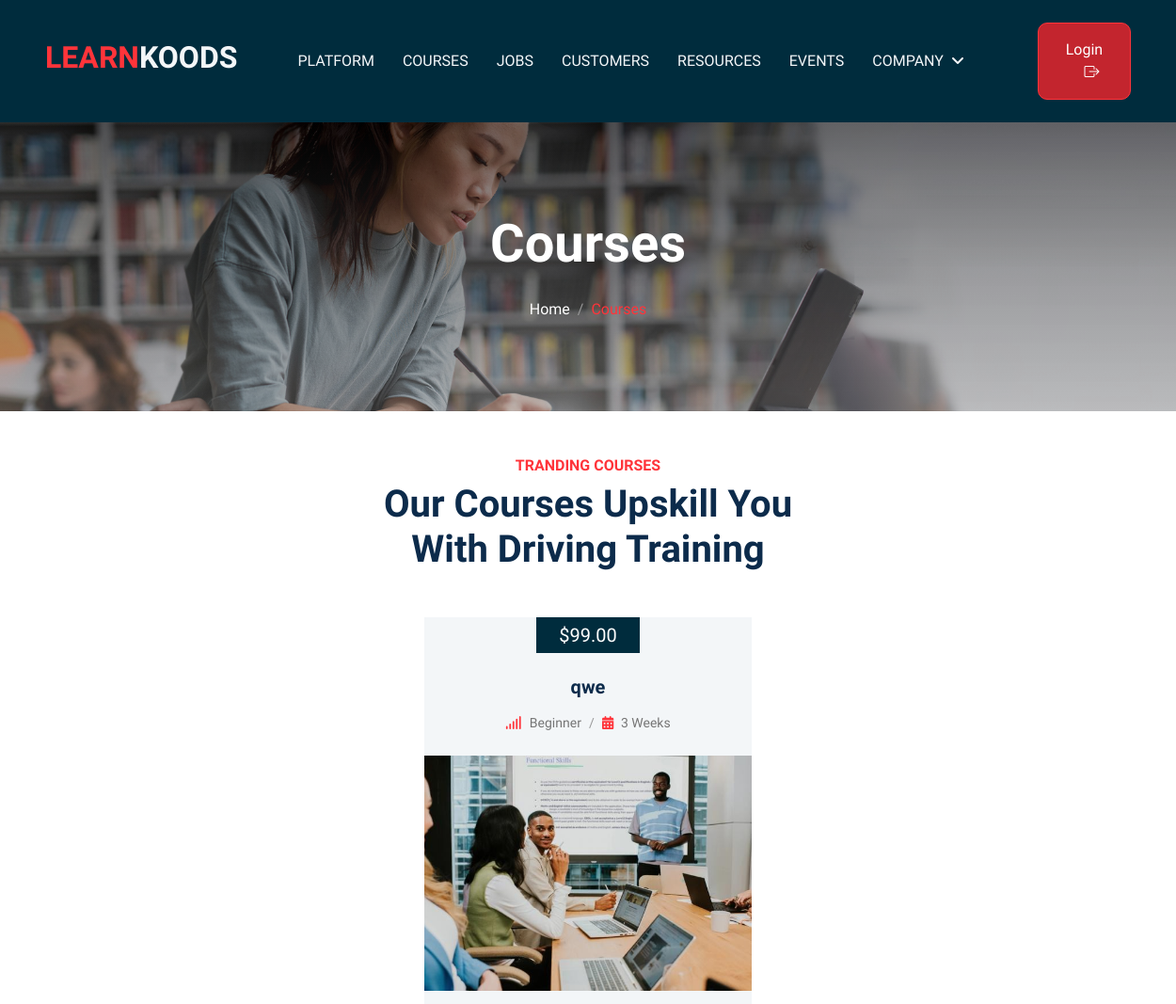
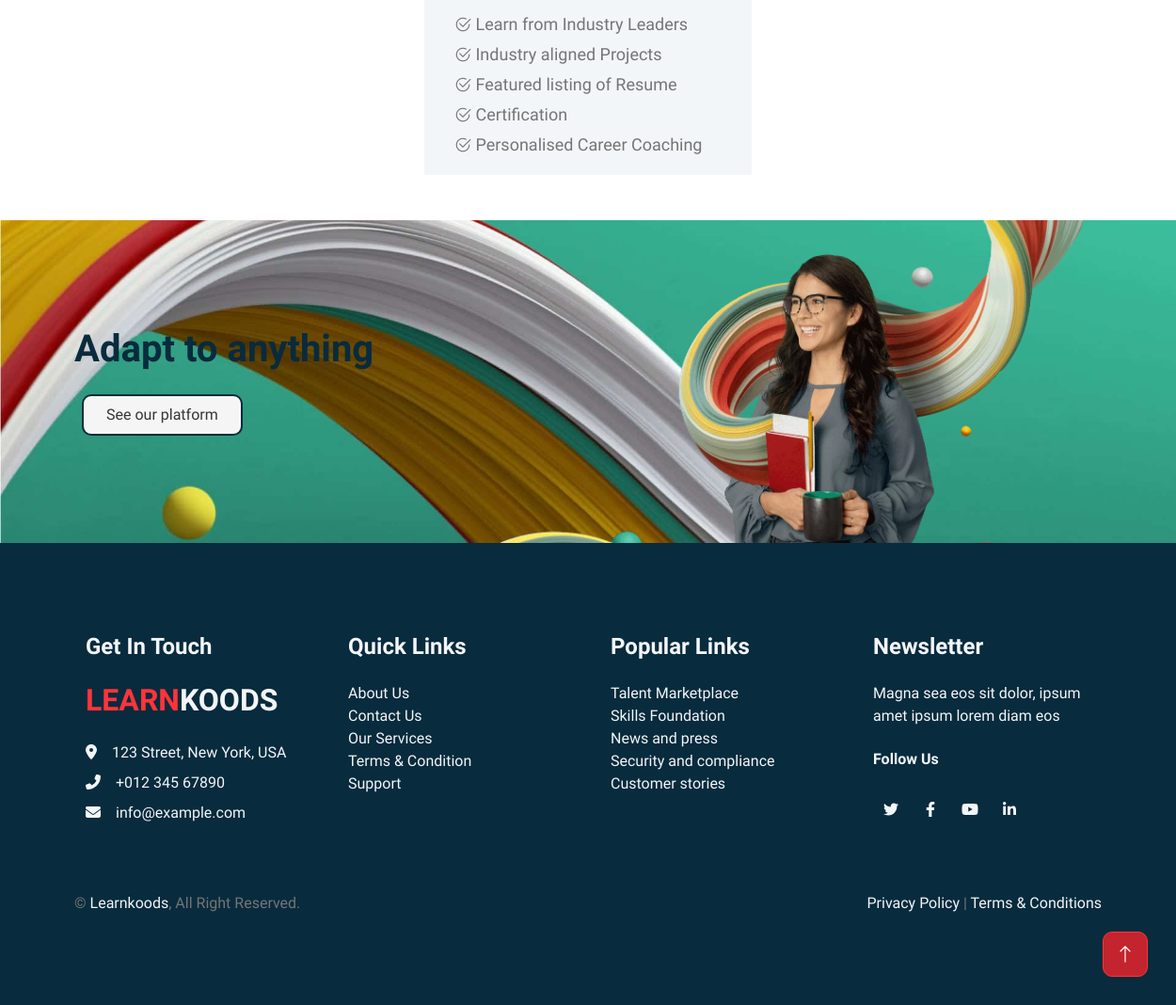
Page /courses/ on the committed database (2 pictures, top to bottom).
### courses/models.py (models this page shows, shortened)
class Courses(models.Model):
    course_id = models.AutoField(primary_key=True)
    user = models.ForeignKey(User, on_delete=models.CASCADE,null=True,blank=True,default=None)
    course_title = models.CharField(max_length=100)
    course_price = models.DecimalField(max_digits=6, decimal_places=2,null=True)
    course_des = HTMLField()
    course_level = models.CharField(choices=(('Beginner', ("Beginner")),
                                        ('Intermediate', ("Intermediate")),
                                        ('Advance', ("Advance"))),
                                default='Beginner',max_length=50)
    course_duration = models.CharField(max_length=100)
    course_image = models.ImageField(upload_to="corse/",null=True,default="course/courses-1.jpg")
    course_slug = AutoSlugField(populate_from = 'course_title',unique=True,null=True,default=None)

### koods/views.py (the view, shortened to what this page needs)
# urls.py: path('courses/', views.Course),
def Course(request):
    courseData = Courses.objects.all()
    data={
        'title':'Courses',
        'courseData':courseData
    }
    return render(request,"courses.html",data)

### templates/courses.html (shortened to what this page needs)
{% extends 'base.html' %}
{% block content %}
<section>
    <div class="container-fluid page-header py-6 mt-6 mt-0 wow fadeIn" data-wow-delay="0.1s">
        <div class="container text-center">
            <h1 class="display-4 text-white animated slideInDown mb-4">Courses</h1>
            <nav aria-label="breadcrumb animated slideInDown">
                <ol class="breadcrumb justify-content-center mb-0">
                    <li class="breadcrumb-item"><a class="text-white" href="/">Home</a></li>
                    <li class="breadcrumb-item text-primary active" aria-current="page">Courses</li>
                </ol>
            </nav>
        </div>
    </div>
    <div class="container-xxl ">
        <div class="container my-5">
            <div class="text-center mx-auto mb-5 wow fadeInUp" data-wow-delay="0.1s" style="max-width: 500px;">
                <h6 class="text-primary text-uppercase mb-2">Tranding Courses</h6>
                <h1 class="display-6 mb-4">Our Courses Upskill You With Driving Training</h1>
            </div>
            <div class="row g-4 justify-content-center">
                {% for n in courseData %}
                <div class="col-lg-4 col-md-6 wow fadeInUp" data-wow-delay="0.1s">
                    <div class="courses-item d-flex flex-column bg-light overflow-hidden h-100">
                        <div class="text-center p-4 pt-0">
                            <div class="d-inline-block bg-primary text-white fs-5 py-1 px-4 mb-4">${{n.course_price}}
                            </div>
                            <h5 class="mb-3">{{n.course_title}}</h5>
                            <ol class="breadcrumb justify-content-center mb-0">
                                <li class="breadcrumb-item small"><i
                                        class="fa fa-signal text-primary me-2"></i>{{n.course_level}}</li>
                                <li class="breadcrumb-item small"><i
                                        class="fa fa-calendar-alt text-primary me-2"></i>{{n.course_duration}}</li>
                            </ol>
                        </div>
                        <div class="position-relative mt-auto">
                            {% if n.course_image != NULL %}
                            <img class="img-fluid-new" src="/media/{{n.course_image}}" alt="" />
                            {% endif %}
                        </div>
                        <ul style="list-style-type: none; font-size: 18px; line-height: 2rem;">
                            <li class="pt-4"><i class="bi bi-check2-circle"></i> Learn from Industry Leaders</li>
                            <li><i class="bi bi-check2-circle"></i> Industry aligned Projects</li>
                            <li><i class="bi bi-check2-circle"></i> Featured listing of Resume</li>
                            <li><i class="bi bi-check2-circle"></i> Certification</li>
                            <li><i class="bi bi-check2-circle"></i> Personalised Career Coaching</li>
                        </ul>
                    </div>
                </div>
                {% endfor %}
            </div>
        </div>
    </div>
</section>
{% endblock %}

### static/css/style.css (style rules this page uses)
:root { --primary: #082b3d; --secondary: #757575; --light: #F3F6F8; --dark: #323232 !important; }
.py-6 { padding-top: 6rem; padding-bottom: 6rem; }
.page-header { background: linear-gradient(rgba(0, 0, 0, 0.493), rgba(115, 115, 115, 0.435)), url(/static/images/carousel-1.jpg) center center no-repeat; background-size: cover; }
.breadcrumb-item+.breadcrumb-item::before { color: #999999; }
h6.text-primary.text-uppercase.mb-2 { color: #ff343a !important; }
.text-primary { color: #ff343a !important; }
.bg-primary { background-color: #002c3d !important; }
.img-fluid-new { width: 100%; height: 250px; object-fit: cover; }

### rows in the picture
Courses: course_price "99.00", course_title "qwe", course_level "Beginner", course_duration "3 Weeks", course_image (picture)
